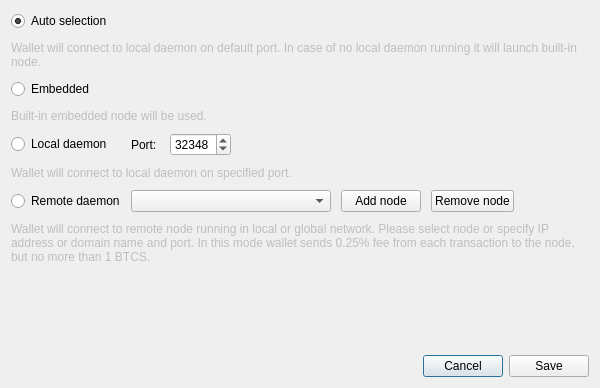
<?xml version="1.0" encoding="UTF-8"?>
<ui version="4.0">
 <class>ConnectionSettingsDialog</class>
 <widget class="QDialog" name="ConnectionSettingsDialog">
  <property name="windowModality">
   <enum>Qt::ApplicationModal</enum>
  </property>
  <property name="geometry">
   <rect>
    <x>0</x>
    <y>0</y>
    <width>600</width>
    <height>388</height>
   </rect>
  </property>
  <property name="windowTitle">
   <string>Connection settings</string>
  </property>
  <layout class="QGridLayout" name="gridLayout_2">
   <item row="2" column="0">
    <layout class="QHBoxLayout" name="horizontalLayout">
     <item>
      <spacer name="horizontalSpacer">
       <property name="orientation">
        <enum>Qt::Horizontal</enum>
       </property>
       <property name="sizeHint" stdset="0">
        <size>
         <width>40</width>
         <height>20</height>
        </size>
       </property>
      </spacer>
     </item>
     <item>
      <widget class="QPushButton" name="connectionCancelButton">
       <property name="text">
        <string>Cancel</string>
       </property>
      </widget>
     </item>
     <item>
      <widget class="QPushButton" name="connectionSaveButton">
       <property name="text">
        <string>Save</string>
       </property>
      </widget>
     </item>
    </layout>
   </item>
   <item row="0" column="0">
    <layout class="QGridLayout" name="gridLayout">
     <property name="sizeConstraint">
      <enum>QLayout::SetMaximumSize</enum>
     </property>
     <property name="verticalSpacing">
      <number>10</number>
     </property>
     <item row="0" column="0">
      <widget class="QRadioButton" name="radioButton_1">
       <property name="enabled">
        <bool>true</bool>
       </property>
       <property name="text">
        <string>Auto selection</string>
       </property>
       <property name="checked">
        <bool>true</bool>
       </property>
      </widget>
     </item>
     <item row="1" column="0" colspan="2">
      <widget class="QLabel" name="label">
       <property name="enabled">
        <bool>false</bool>
       </property>
       <property name="text">
        <string>Wallet will connect to local daemon on default port. In case of no local daemon running it will launch built-in node.</string>
       </property>
       <property name="wordWrap">
        <bool>true</bool>
       </property>
      </widget>
     </item>
     <item row="2" column="0">
      <widget class="QRadioButton" name="radioButton_2">
       <property name="text">
        <string>Embedded</string>
       </property>
      </widget>
     </item>
     <item row="3" column="0" colspan="2">
      <widget class="QLabel" name="label_2">
       <property name="enabled">
        <bool>false</bool>
       </property>
       <property name="text">
        <string>Built-in embedded node will be used.</string>
       </property>
       <property name="wordWrap">
        <bool>true</bool>
       </property>
      </widget>
     </item>
     <item row="4" column="0">
      <widget class="QRadioButton" name="radioButton_3">
       <property name="text">
        <string>Local daemon</string>
       </property>
      </widget>
     </item>
     <item row="4" column="1">
      <layout class="QHBoxLayout" name="horizontalLayout_2">
       <property name="spacing">
        <number>10</number>
       </property>
       <item>
        <widget class="QLabel" name="label_3">
         <property name="text">
          <string>Port: </string>
         </property>
        </widget>
       </item>
       <item>
        <widget class="QSpinBox" name="m_localDaemonPort">
         <property name="minimum">
          <number>0</number>
         </property>
         <property name="maximum">
          <number>65535</number>
         </property>
         <property name="value">
          <number>32348</number>
         </property>
         <property name="displayIntegerBase">
          <number>10</number>
         </property>
        </widget>
       </item>
       <item>
        <spacer name="horizontalSpacer_2">
         <property name="orientation">
          <enum>Qt::Horizontal</enum>
         </property>
         <property name="sizeHint" stdset="0">
          <size>
           <width>40</width>
           <height>20</height>
          </size>
         </property>
        </spacer>
       </item>
      </layout>
     </item>
     <item row="5" column="0" colspan="2">
      <widget class="QLabel" name="label_4">
       <property name="enabled">
        <bool>false</bool>
       </property>
       <property name="text">
        <string>Wallet will connect to local daemon on specified port.</string>
       </property>
       <property name="wordWrap">
        <bool>true</bool>
       </property>
      </widget>
     </item>
     <item row="6" column="0">
      <widget class="QRadioButton" name="radioButton_4">
       <property name="text">
        <string>Remote daemon</string>
       </property>
      </widget>
     </item>
     <item row="6" column="1">
      <layout class="QHBoxLayout" name="horizontalLayout_3">
       <property name="spacing">
        <number>10</number>
       </property>
       <item>
        <widget class="QComboBox" name="remoteNodesComboBox">
         <property name="minimumSize">
          <size>
           <width>200</width>
           <height>0</height>
          </size>
         </property>
         <property name="editable">
          <bool>false</bool>
         </property>
         <property name="insertPolicy">
          <enum>QComboBox::InsertAtTop</enum>
         </property>
        </widget>
       </item>
       <item>
        <widget class="QPushButton" name="addNodeButton">
         <property name="text">
          <string>Add node</string>
         </property>
         <property name="icon">
          <iconset resource="../../resources.qrc">
           <normaloff>:/icons/add</normaloff>:/icons/add</iconset>
         </property>
        </widget>
       </item>
       <item>
        <widget class="QPushButton" name="removeNodeButton">
         <property name="text">
          <string>Remove node</string>
         </property>
         <property name="icon">
          <iconset resource="../../resources.qrc">
           <normaloff>:/icons/remove</normaloff>:/icons/remove</iconset>
         </property>
        </widget>
       </item>
       <item>
        <spacer name="horizontalSpacer_3">
         <property name="orientation">
          <enum>Qt::Horizontal</enum>
         </property>
         <property name="sizeHint" stdset="0">
          <size>
           <width>40</width>
           <height>20</height>
          </size>
         </property>
        </spacer>
       </item>
      </layout>
     </item>
     <item row="7" column="0" colspan="2">
      <widget class="QLabel" name="label_5">
       <property name="enabled">
        <bool>false</bool>
       </property>
       <property name="sizePolicy">
        <sizepolicy hsizetype="Preferred" vsizetype="MinimumExpanding">
         <horstretch>0</horstretch>
         <verstretch>0</verstretch>
        </sizepolicy>
       </property>
       <property name="minimumSize">
        <size>
         <width>0</width>
         <height>40</height>
        </size>
       </property>
       <property name="text">
        <string>Wallet will connect to remote node running in local or global network. Please select node or specify IP address or domain name and port. In this mode wallet sends 0.25% fee from each transaction to the node, but no more than 1 BTCS.</string>
       </property>
       <property name="wordWrap">
        <bool>true</bool>
       </property>
      </widget>
     </item>
    </layout>
   </item>
   <item row="1" column="0">
    <spacer name="verticalSpacer">
     <property name="orientation">
      <enum>Qt::Vertical</enum>
     </property>
     <property name="sizeHint" stdset="0">
      <size>
       <width>20</width>
       <height>40</height>
      </size>
     </property>
    </spacer>
   </item>
  </layout>
 </widget>
 <resources>
  <include location="../../resources.qrc"/>
 </resources>
 <connections>
  <connection>
   <sender>connectionCancelButton</sender>
   <signal>clicked()</signal>
   <receiver>ConnectionSettingsDialog</receiver>
   <slot>reject()</slot>
   <hints>
    <hint type="sourcelabel">
     <x>549</x>
     <y>259</y>
    </hint>
    <hint type="destinationlabel">
     <x>338</x>
     <y>140</y>
    </hint>
   </hints>
  </connection>
  <connection>
   <sender>connectionSaveButton</sender>
   <signal>clicked()</signal>
   <receiver>ConnectionSettingsDialog</receiver>
   <slot>accept()</slot>
   <hints>
    <hint type="sourcelabel">
     <x>630</x>
     <y>259</y>
    </hint>
    <hint type="destinationlabel">
     <x>338</x>
     <y>140</y>
    </hint>
   </hints>
  </connection>
  <connection>
   <sender>addNodeButton</sender>
   <signal>clicked()</signal>
   <receiver>ConnectionSettingsDialog</receiver>
   <slot>addNodeClicked()</slot>
   <hints>
    <hint type="sourcelabel">
     <x>361</x>
     <y>153</y>
    </hint>
    <hint type="destinationlabel">
     <x>290</x>
     <y>135</y>
    </hint>
   </hints>
  </connection>
  <connection>
   <sender>removeNodeButton</sender>
   <signal>clicked()</signal>
   <receiver>ConnectionSettingsDialog</receiver>
   <slot>removeNodeClicked()</slot>
   <hints>
    <hint type="sourcelabel">
     <x>459</x>
     <y>177</y>
    </hint>
    <hint type="destinationlabel">
     <x>299</x>
     <y>193</y>
    </hint>
   </hints>
  </connection>
 </connections>
</ui>
